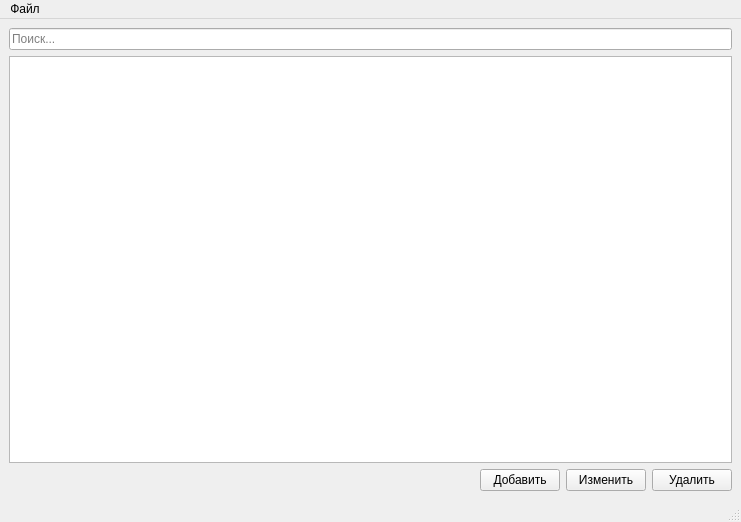
<?xml version="1.0" encoding="UTF-8"?>
<ui version="4.0">
 <class>MainWindow</class>
 <widget class="QMainWindow" name="MainWindow">
  <property name="geometry">
   <rect>
    <x>0</x>
    <y>0</y>
    <width>741</width>
    <height>522</height>
   </rect>
  </property>
  <property name="windowTitle">
   <string>Отчёты ЦП</string>
  </property>
  <widget class="QWidget" name="centralwidget">
   <layout class="QVBoxLayout" name="verticalLayout">
    <item>
     <layout class="QHBoxLayout" name="horizontalLayout_2">
      <item>
       <widget class="QLineEdit" name="editSearchFilter">
        <property name="placeholderText">
         <string>Поиск...</string>
        </property>
       </widget>
      </item>
     </layout>
    </item>
    <item>
     <widget class="QTableView" name="tableTask">
      <property name="editTriggers">
       <set>QAbstractItemView::NoEditTriggers</set>
      </property>
      <property name="alternatingRowColors">
       <bool>false</bool>
      </property>
      <property name="selectionMode">
       <enum>QAbstractItemView::SingleSelection</enum>
      </property>
      <property name="selectionBehavior">
       <enum>QAbstractItemView::SelectRows</enum>
      </property>
      <property name="sortingEnabled">
       <bool>true</bool>
      </property>
      <attribute name="horizontalHeaderHighlightSections">
       <bool>false</bool>
      </attribute>
      <attribute name="horizontalHeaderShowSortIndicator" stdset="0">
       <bool>true</bool>
      </attribute>
      <attribute name="horizontalHeaderStretchLastSection">
       <bool>true</bool>
      </attribute>
      <attribute name="verticalHeaderVisible">
       <bool>false</bool>
      </attribute>
      <attribute name="verticalHeaderDefaultSectionSize">
       <number>22</number>
      </attribute>
      <attribute name="verticalHeaderHighlightSections">
       <bool>false</bool>
      </attribute>
      <attribute name="verticalHeaderMinimumSectionSize">
       <number>22</number>
      </attribute>
     </widget>
    </item>
    <item>
     <layout class="QHBoxLayout" name="horizontalLayout">
      <item>
       <spacer name="horizontalSpacer">
        <property name="orientation">
         <enum>Qt::Horizontal</enum>
        </property>
        <property name="sizeHint" stdset="0">
         <size>
          <width>40</width>
          <height>20</height>
         </size>
        </property>
       </spacer>
      </item>
      <item>
       <widget class="QPushButton" name="btnTaskAdd">
        <property name="text">
         <string>Добавить</string>
        </property>
       </widget>
      </item>
      <item>
       <widget class="QPushButton" name="btnTaskEdit">
        <property name="text">
         <string>Изменить</string>
        </property>
       </widget>
      </item>
      <item>
       <widget class="QPushButton" name="btnTaskDelete">
        <property name="text">
         <string>Удалить</string>
        </property>
       </widget>
      </item>
     </layout>
    </item>
   </layout>
  </widget>
  <widget class="QMenuBar" name="menubar">
   <property name="enabled">
    <bool>true</bool>
   </property>
   <property name="geometry">
    <rect>
     <x>0</x>
     <y>0</y>
     <width>741</width>
     <height>18</height>
    </rect>
   </property>
   <property name="nativeMenuBar">
    <bool>true</bool>
   </property>
   <widget class="QMenu" name="menu">
    <property name="title">
     <string>Файл</string>
    </property>
    <addaction name="actExit"/>
   </widget>
   <addaction name="menu"/>
  </widget>
  <widget class="QStatusBar" name="statusbar"/>
  <action name="actExit">
   <property name="text">
    <string>Выход</string>
   </property>
   <property name="toolTip">
    <string>Выйти из приложения</string>
   </property>
   <property name="statusTip">
    <string>Выйти из приложения</string>
   </property>
   <property name="menuRole">
    <enum>QAction::QuitRole</enum>
   </property>
  </action>
 </widget>
 <resources/>
 <connections>
  <connection>
   <sender>actExit</sender>
   <signal>triggered()</signal>
   <receiver>MainWindow</receiver>
   <slot>close()</slot>
   <hints>
    <hint type="sourcelabel">
     <x>-1</x>
     <y>-1</y>
    </hint>
    <hint type="destinationlabel">
     <x>369</x>
     <y>291</y>
    </hint>
   </hints>
  </connection>
 </connections>
</ui>
